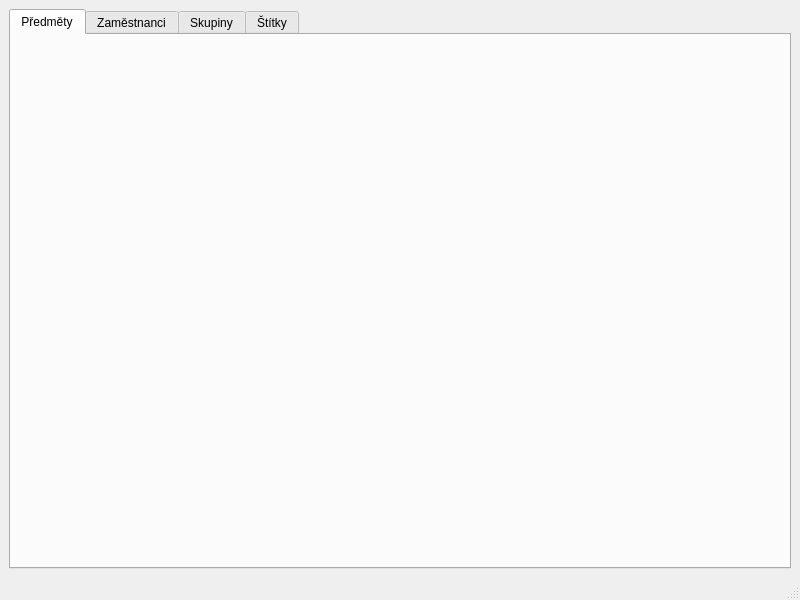
<?xml version="1.0" encoding="UTF-8"?>
<ui version="4.0">
 <class>MainWindow</class>
 <widget class="QMainWindow" name="MainWindow">
  <property name="geometry">
   <rect>
    <x>0</x>
    <y>0</y>
    <width>800</width>
    <height>600</height>
   </rect>
  </property>
  <property name="windowTitle">
   <string>MainWindow</string>
  </property>
  <widget class="QWidget" name="centralwidget">
   <layout class="QHBoxLayout" name="horizontalLayout">
    <item>
     <widget class="QTabWidget" name="tabWidget">
      <property name="currentIndex">
       <number>0</number>
      </property>
      <widget class="QWidget" name="Subject">
       <attribute name="title">
        <string>Předměty</string>
       </attribute>
      </widget>
      <widget class="QWidget" name="Employees">
       <attribute name="title">
        <string>Zaměstnanci</string>
       </attribute>
      </widget>
      <widget class="QWidget" name="Groups">
       <attribute name="title">
        <string>Skupiny</string>
       </attribute>
      </widget>
      <widget class="QWidget" name="Labels">
       <attribute name="title">
        <string>Štítky</string>
       </attribute>
      </widget>
     </widget>
    </item>
   </layout>
  </widget>
  <widget class="QMenuBar" name="menubar">
   <property name="geometry">
    <rect>
     <x>0</x>
     <y>0</y>
     <width>800</width>
     <height>20</height>
    </rect>
   </property>
  </widget>
  <widget class="QStatusBar" name="statusbar"/>
 </widget>
 <resources/>
 <connections/>
</ui>
